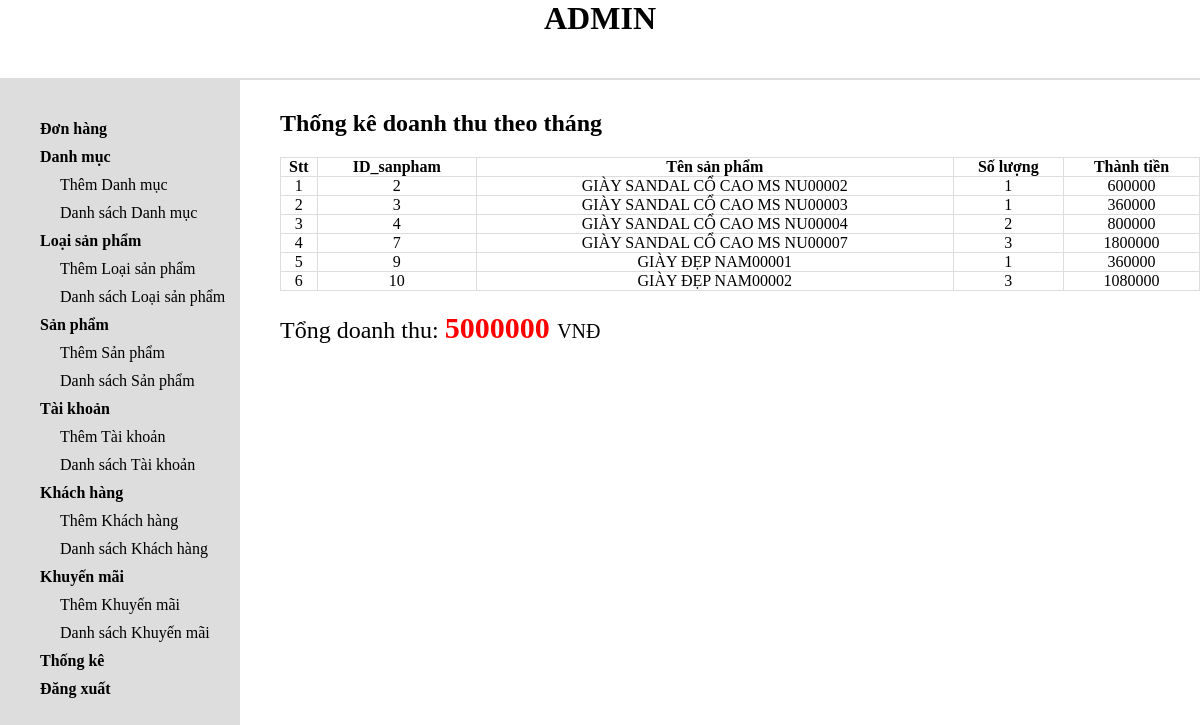
/admin/thongke.php, run on the app's committed database.
### tables this page shows
CREATE TABLE `sanpham` (
  `MaSanPham` int(11) NOT NULL,
  `TenSanPham` varchar(255) NOT NULL,
  `Size` float NOT NULL,
  `Gia` float NOT NULL,
  `MoTaSanPham` varchar(255) NOT NULL,
  `AnhSanPham` varchar(255) NOT NULL,
  `AnhMoTa1` varchar(255) DEFAULT NULL,
  `AnhMoTa2` varchar(255) DEFAULT NULL,
  `AnhMoTa3` varchar(255) DEFAULT NULL,
  `MaDanhMuc` int(11) DEFAULT NULL,
  `MaKhuyenMai` varchar(255) DEFAULT NULL,
  `MaLoaiSP` int(11) DEFAULT NULL
);

### admin/thongke.php (the view, shortened to what this page needs)
<?php
include "header.php";
include "slider.php";
$con = ketnoi();
?>
<div class="admin-content-right">
    <div class="admin-content-right-cartegory_list">
        <h1>Thống kê doanh thu theo tháng</h1>
        <table>
            <tr>
                <th>Stt</th>
                <th>ID_sanpham</th>
                <th>Tên sản phẩm</th>
                <th>Số lượng</th>
                <th>Thành tiền</th>
            </tr>
            <?php
                $TongTien = 0;
                $stt = 1;
                $Query = "SELECT MaSanPham,SUM(SoLuong),SUM(Gia) FROM chitiethoadon GROUP BY MaSanPham";
                $Result = mysqli_query($con,$Query) or die(mysqli_error($con));
                while ($kq = mysqli_fetch_assoc($Result))
                {
                    $Query01 = "SELECT * FROM sanpham WHERE MaSanPham = '$kq[MaSanPham]'";
                    $Result01 = mysqli_query($con,$Query01) or die(mysqli_error($con));
                    $kq01 = mysqli_fetch_assoc($Result01);
                    ?>
                    <tr>
                        <td><?php echo $stt; ?></td>
                        <td><?php echo $kq['MaSanPham']; ?></td>
                        <td><?php echo $kq01['TenSanPham']; ?></td>
                        <td><?php echo $kq['SUM(SoLuong)']; ?></td>
                        <td><?php echo $kq['SUM(Gia)']; ?></td>
                    </tr>
                    <?php
                    $stt++;
                    $TongTien += $kq['SUM(Gia)'];
                }
            ?>
        </table>
        <h1 style="margin-top:20px;font-weight:normal">Tổng doanh thu:
                <label style="color:red; font-weight:bold; font-size:30px"><?php echo $TongTien; ?>
                    <span style="font-weight:normal;font-size:20px">VNĐ</span>
                </label>
        </h1>
    </div>
</div>
</section>
</body>
</html>

### admin/style.css (style rules this page uses)
* { margin:0; padding:0; box-sizing: border-box; color:black; outline:none; }
.admin-content-right { width:80%; padding:30px 0 0 40px; }
.admin-content-right-cartegory_list table { width:100%; text-align: center; margin-top: 20px; }
.admin-content-right-cartegory_list table tr th,td { border:1px solid #dddddd; }
table { border-collapse: collapse; }

### data on the page
sanpham: TenSanPham "GIÀY SANDAL CỔ CAO MS NU00002"
sanpham: TenSanPham "GIÀY SANDAL CỔ CAO MS NU00003"
sanpham: TenSanPham "GIÀY SANDAL CỔ CAO MS NU00004"
sanpham: TenSanPham "GIÀY SANDAL CỔ CAO MS NU00007"
sanpham: TenSanPham "GIÀY ĐẸP NAM00001"
sanpham: TenSanPham "GIÀY ĐẸP NAM00002"

### other printed values
$kq['MaSanPham'] "2"
$kq['SUM(SoLuong)'] "1"
$kq['SUM(Gia)'] "600000"
$kq['MaSanPham'] "3"
$kq['SUM(Gia)'] "360000"
$kq['MaSanPham'] "4"
$kq['SUM(SoLuong)'] "2"
$kq['SUM(Gia)'] "800000"
$kq['MaSanPham'] "7"
$kq['SUM(SoLuong)'] "3"
$kq['SUM(Gia)'] "1800000"
$kq['MaSanPham'] "9"
$kq['MaSanPham'] "10"
$kq['SUM(Gia)'] "1080000"
$TongTien "5000000"
